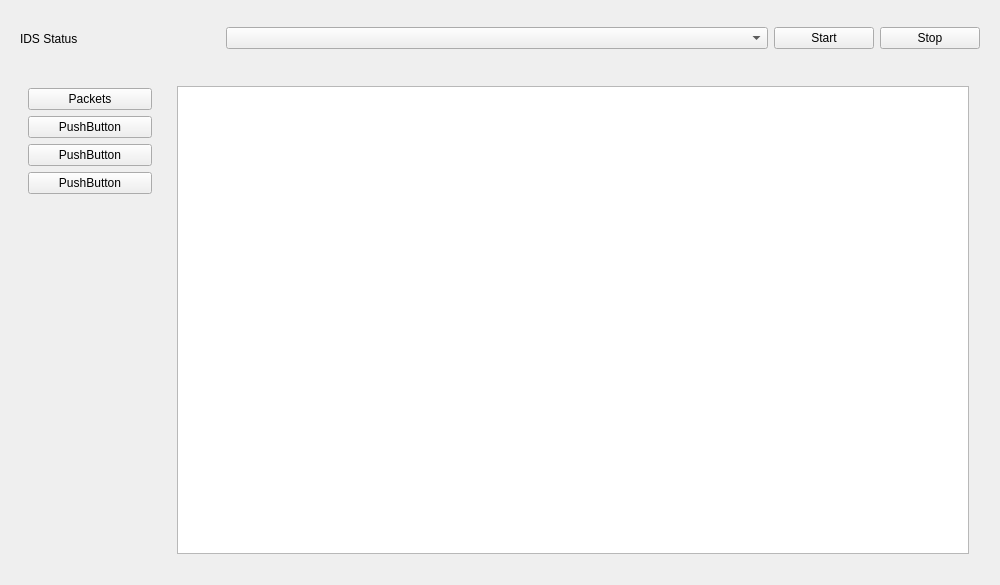
<?xml version="1.0" encoding="UTF-8"?>
<ui version="4.0">
 <class>MainWindow</class>
 <widget class="QMainWindow" name="MainWindow">
  <property name="geometry">
   <rect>
    <x>0</x>
    <y>0</y>
    <width>1000</width>
    <height>585</height>
   </rect>
  </property>
  <property name="minimumSize">
   <size>
    <width>1000</width>
    <height>500</height>
   </size>
  </property>
  <property name="maximumSize">
   <size>
    <width>1000</width>
    <height>585</height>
   </size>
  </property>
  <property name="windowTitle">
   <string>MainWindow</string>
  </property>
  <property name="styleSheet">
   <string notr="true"/>
  </property>
  <widget class="QWidget" name="centralwidget">
   <property name="styleSheet">
    <string notr="true"/>
   </property>
   <layout class="QVBoxLayout" name="verticalLayout">
    <property name="spacing">
     <number>0</number>
    </property>
    <property name="leftMargin">
     <number>11</number>
    </property>
    <property name="topMargin">
     <number>11</number>
    </property>
    <property name="rightMargin">
     <number>11</number>
    </property>
    <property name="bottomMargin">
     <number>11</number>
    </property>
    <item>
     <widget class="QWidget" name="topbar" native="true">
      <property name="minimumSize">
       <size>
        <width>0</width>
        <height>55</height>
       </size>
      </property>
      <property name="maximumSize">
       <size>
        <width>16777215</width>
        <height>55</height>
       </size>
      </property>
      <property name="styleSheet">
       <string notr="true"/>
      </property>
      <layout class="QHBoxLayout" name="horizontalLayout">
       <item>
        <widget class="QLabel" name="labelStatus">
         <property name="maximumSize">
          <size>
           <width>200</width>
           <height>16777215</height>
          </size>
         </property>
         <property name="text">
          <string>IDS Status</string>
         </property>
        </widget>
       </item>
       <item>
        <widget class="QComboBox" name="comboInterface"/>
       </item>
       <item>
        <widget class="QPushButton" name="btnStop">
         <property name="maximumSize">
          <size>
           <width>100</width>
           <height>16777215</height>
          </size>
         </property>
         <property name="layoutDirection">
          <enum>Qt::LayoutDirection::RightToLeft</enum>
         </property>
         <property name="text">
          <string>Start</string>
         </property>
        </widget>
       </item>
       <item>
        <widget class="QPushButton" name="btnStart">
         <property name="minimumSize">
          <size>
           <width>0</width>
           <height>0</height>
          </size>
         </property>
         <property name="maximumSize">
          <size>
           <width>100</width>
           <height>16777215</height>
          </size>
         </property>
         <property name="layoutDirection">
          <enum>Qt::LayoutDirection::RightToLeft</enum>
         </property>
         <property name="text">
          <string>Stop</string>
         </property>
        </widget>
       </item>
      </layout>
     </widget>
    </item>
    <item>
     <widget class="QWidget" name="MainBody" native="true">
      <property name="styleSheet">
       <string notr="true"/>
      </property>
      <layout class="QHBoxLayout" name="horizontalLayout_2">
       <property name="spacing">
        <number>7</number>
       </property>
       <property name="leftMargin">
        <number>0</number>
       </property>
       <property name="topMargin">
        <number>11</number>
       </property>
       <property name="rightMargin">
        <number>11</number>
       </property>
       <property name="bottomMargin">
        <number>11</number>
       </property>
       <item>
        <widget class="QWidget" name="sidebar" native="true">
         <property name="minimumSize">
          <size>
           <width>150</width>
           <height>508</height>
          </size>
         </property>
         <property name="maximumSize">
          <size>
           <width>150</width>
           <height>16777215</height>
          </size>
         </property>
         <property name="focusPolicy">
          <enum>Qt::FocusPolicy::NoFocus</enum>
         </property>
         <property name="styleSheet">
          <string notr="true"/>
         </property>
         <layout class="QFormLayout" name="formLayout">
          <property name="leftMargin">
           <number>11</number>
          </property>
          <property name="topMargin">
           <number>11</number>
          </property>
          <property name="bottomMargin">
           <number>11</number>
          </property>
          <item row="0" column="1">
           <widget class="QPushButton" name="btnPacket">
            <property name="text">
             <string>Packets</string>
            </property>
           </widget>
          </item>
          <item row="1" column="1">
           <widget class="QPushButton" name="pushButton_2">
            <property name="text">
             <string>PushButton</string>
            </property>
           </widget>
          </item>
          <item row="2" column="1">
           <widget class="QPushButton" name="pushButton_4">
            <property name="text">
             <string>PushButton</string>
            </property>
           </widget>
          </item>
          <item row="3" column="1">
           <widget class="QPushButton" name="pushButton_3">
            <property name="text">
             <string>PushButton</string>
            </property>
           </widget>
          </item>
         </layout>
        </widget>
       </item>
       <item>
        <widget class="QStackedWidget" name="infoWidget">
         <property name="styleSheet">
          <string notr="true"/>
         </property>
         <property name="currentIndex">
          <number>4</number>
         </property>
         <widget class="QWidget" name="widget"/>
         <widget class="QWidget" name="page_5"/>
         <widget class="QWidget" name="page_6"/>
         <widget class="QWidget" name="page_7"/>
         <widget class="QWidget" name="PacketsPage">
          <property name="styleSheet">
           <string notr="true"/>
          </property>
          <layout class="QVBoxLayout" name="verticalLayout_3">
           <item>
            <widget class="QTableWidget" name="tableWidget"/>
           </item>
          </layout>
         </widget>
        </widget>
       </item>
      </layout>
     </widget>
    </item>
   </layout>
  </widget>
 </widget>
 <resources/>
 <connections/>
</ui>
